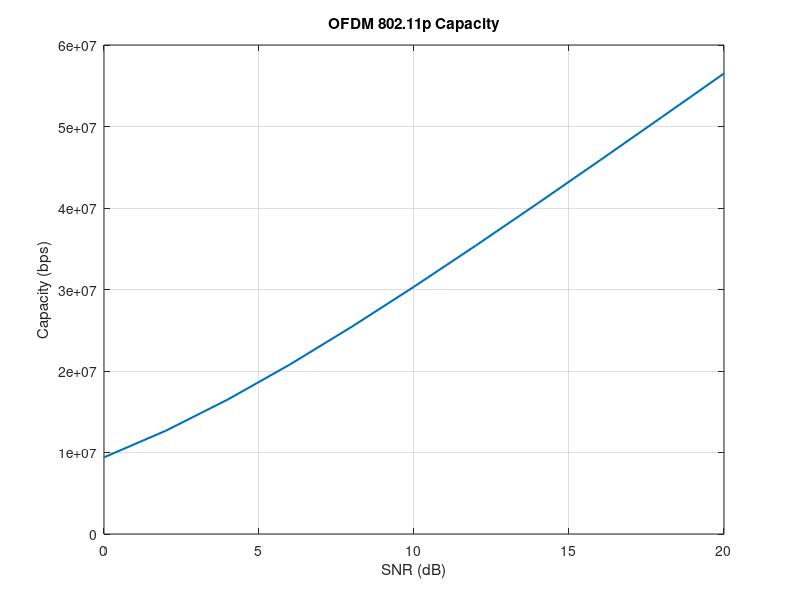
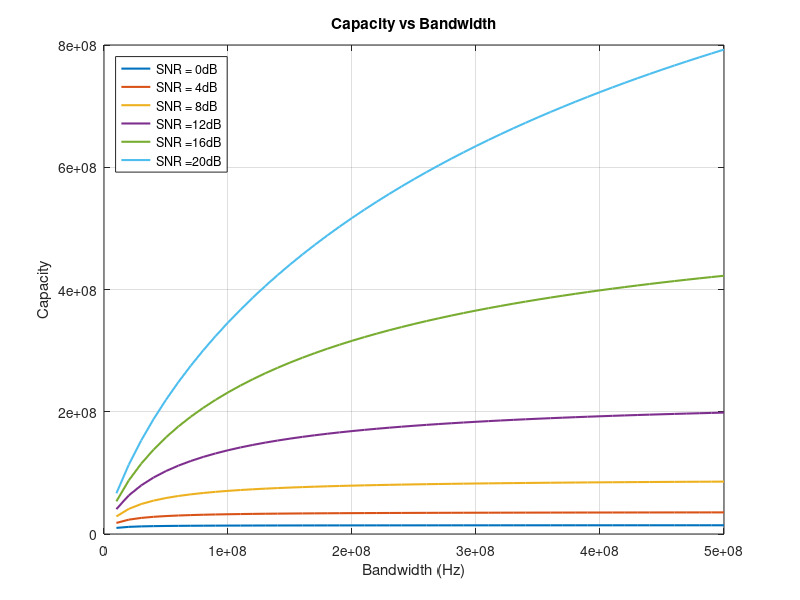

MATLAB code for these plots, in order:
%% 802.11p capacity
% OFDM 802.11p Parameters
B = 10e6;
nSubcarriers = 64;
nDataCarriers = 48;
nPilots = 4;

% Range of SNR to consider
SNR_dB = 0:2:20;

% Convert SNR to linear units
SNR = 10.^(SNR_dB/10);

% Determine the effective SNR and Bandwidth
nActiveCarriers = nDataCarriers + nPilots;
SNR_eff = SNR*nSubcarriers/nActiveCarriers;
B_eff = B*nActiveCarriers/nSubcarriers;

% Determine capacity
C = B_eff.*log2(1 + SNR_eff);

% Plot the Capacity
figure(1)
clf;
plot(SNR_dB, C, 'LineWidth', 1.5);
grid on;
xlabel('SNR (dB)')
ylabel('Capacity (bps)')
title('OFDM 802.11p Capacity')

%% Capacity against bandwidth
% Determine P_N0 to achieve SNR's @ 10 MHz
SNR_dB = 0:4:20;
SNR = 10.^(SNR_dB/10);
B = 10e6;
P_N0 = B*SNR;

% Determine result capacity
B = (10e6:10e6:500e6).';
C = B.*log2(1 + P_N0./B);

% Plot results
figure(2)
clf;
plot(B,C, 'LineWidth', 1.5)
grid on;
legend(strcat('SNR = ', num2str(SNR_dB.'), 'dB'), 'location', 'northwest')
xlabel('Bandwidth (Hz)');
ylabel('Capacity')
title('Capacity vs Bandwidth')